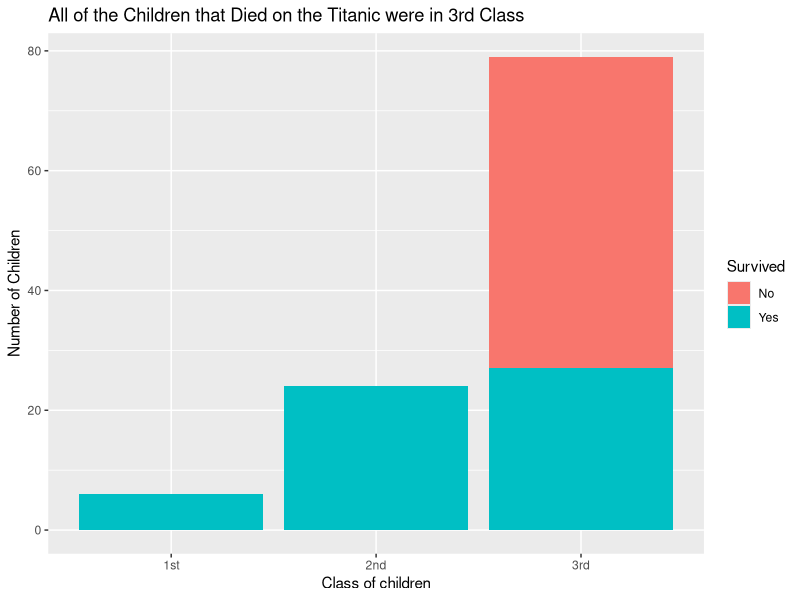
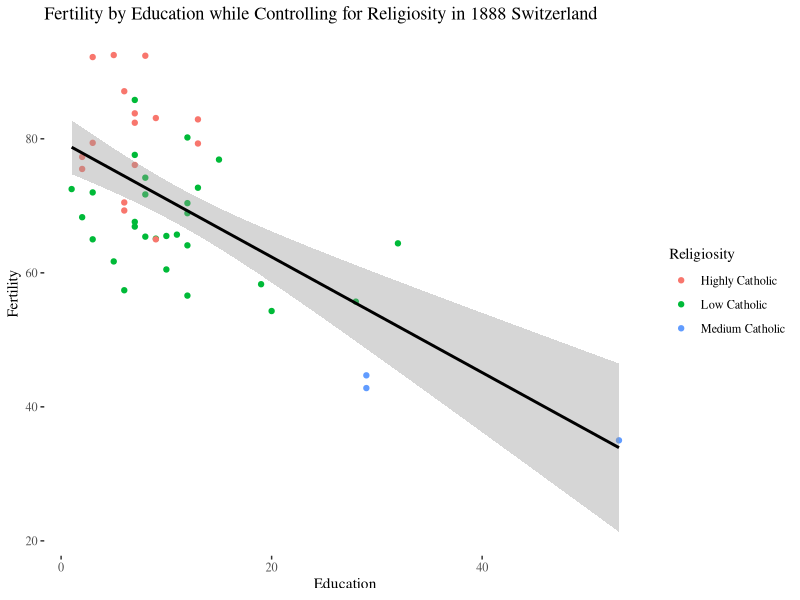
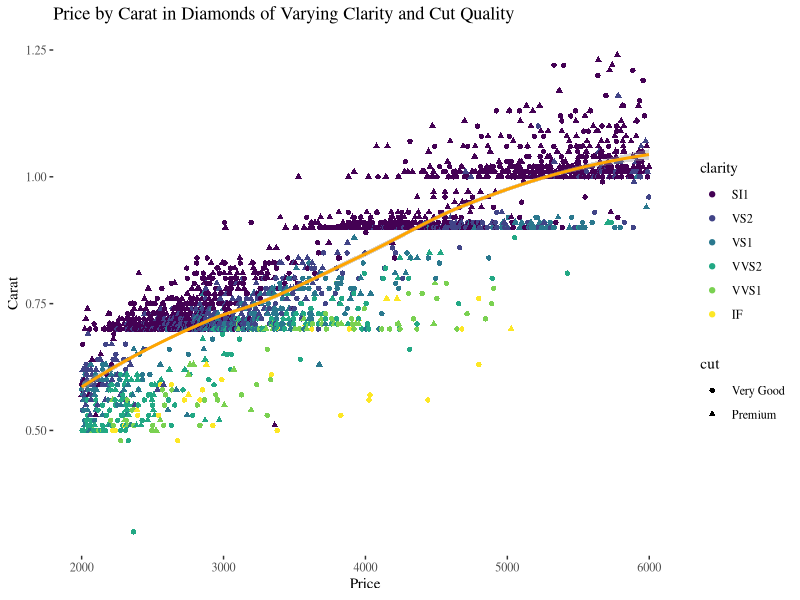
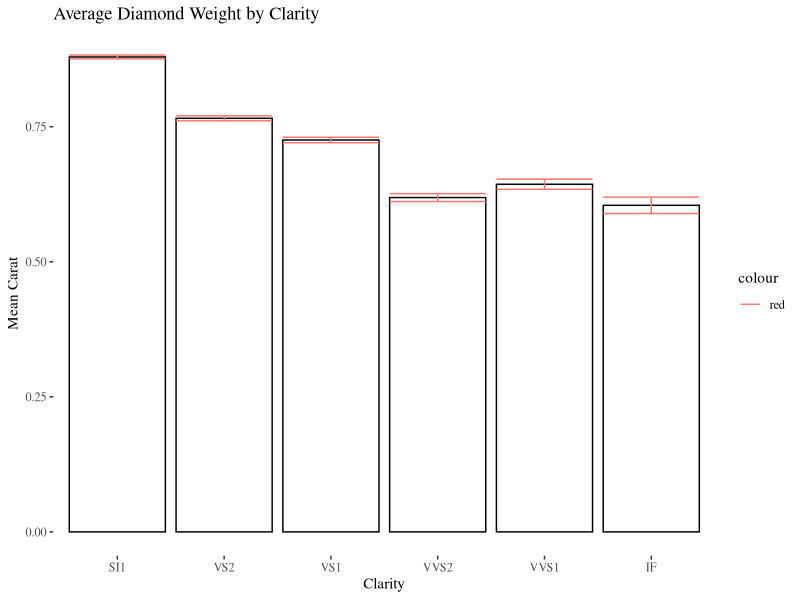
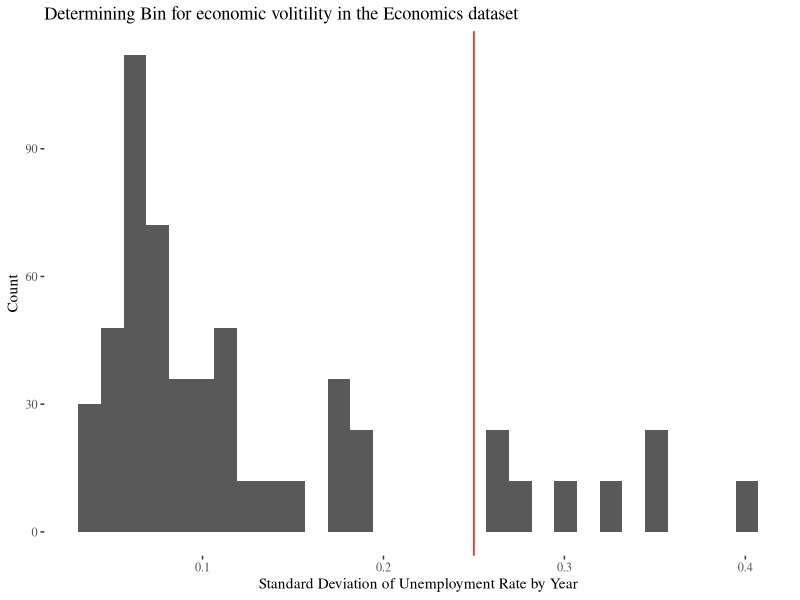

The R script that drew these images, in order:
## ---- chunk 1
library(tidyverse)
require(ggthemes)
## ---- chunk 2
titanic <- as.tibble(Titanic)
## ---- chunk 3
child_deaths <- titanic %>%
  filter(Age == "Child" & Class != "Crew")

p <- ggplot(data = child_deaths, aes(x = Class,y = n)) + 
  geom_bar(stat = "identity", aes(fill = Survived)) + 
  labs(title = "All of the Children that Died on the Titanic were in 3rd Class",
       x = "Class of children",
       y = "Number of Children")
p
## ---- chunk 4
num_children <- child_deaths %>% summarize(num_child = sum(n))

children_deaths <- child_deaths %>% 
  group_by(Survived) %>%
  summarize(surv_totals = sum(n)) %>%
  filter(Survived == 'No') %>% 
  select(surv_totals)

class_totals <- child_deaths %>% 
  group_by(Class) %>% 
  summarise(class_totals = sum(n))
  

survival_rates_by_class <- child_deaths %>% 
  group_by(Class) %>% 
  mutate(class_totals = sum(n)) %>% 
  group_by(Class, Survived, class_totals) %>% 
  summarise(surv_totals = sum(n)) %>% 
  filter(Survived == "No") %>% 
  mutate(death_rate = round((surv_totals/class_totals)*100,3), 
         survival_rate = round(100-death_rate, 3))
## ---- chunk 5
swiss$names <- rownames(swiss)
sw <- as.tibble(swiss) %>% 
  mutate(Religiosity = if_else(Catholic <= 37.5, "Low Catholic", if_else(Catholic <= 62.5, "Medium Catholic", "Highly Catholic")))
## ---- chunk 6
p2 <- ggplot(data = sw, mapping = aes(x = Education, y = Fertility)) +
  geom_point(aes(colour = Religiosity)) + 
  geom_smooth(method = "lm", colour = "black") + 
  theme_tufte() + 
  labs(legend = "Religiosity", title = "Fertility by Education while Controlling for Religiosity in 1888 Switzerland")
p2
## ---- chunk 7
avgs <- sw %>% 
  group_by(Religiosity) %>% 
  summarise(avg_education = mean(Education), avg_fertility = mean(Fertility))
## ---- chunk 8
diam <- as.tibble(diamonds) %>% 
  filter(price >= 2000 & price <= 6000 & (color == "D" | color == "E" | color == "F") & (cut == "Very Good" | cut =="Premium") & (clarity != "I1" & clarity != "SI2" & clarity != "S11" ))
  
size_sum <- diam %>% 
  group_by(clarity) %>% 
  summarise(avg_carat = mean(carat), sd_carat = sd(carat), n_sqrt = sqrt(length(carat)))
## ---- chunk 9
p4 <- ggplot(data = diam, aes(x = price, y = carat)) + 
  geom_point(aes(shape = cut, colour = clarity)) +
  geom_smooth(method = "loess", se = T, colour = "orange") +
  theme_tufte() + 
  labs(x = "Price", y = "Carat", title = "Price by Carat in Diamonds of Varying Clarity and Cut Quality")
p4

p5 <- ggplot(data = size_sum, aes(x = clarity, y = avg_carat)) + 
  geom_bar(stat = "identity", fill = NA, colour = "black") + 
  geom_errorbar(aes(ymin = avg_carat - sd_carat/n_sqrt, ymax = avg_carat + sd_carat/n_sqrt, colour = "red")) + 
  theme_tufte() + 
  labs(title = "Average Diamond Weight by Clarity", y = "Mean Carat", x = "Clarity")
p5
## ---- chunk 10
econ <- as.tibble(economics) %>% 
  mutate(year = str_sub(date,1,4), unemploy_rate = (unemploy/pop)*100) %>% 
  group_by(year) %>% 
  mutate(er_sd = sd(unemploy_rate))

## ---- chunk 11
hist <- ggplot(data = econ, mapping = aes(x = er_sd)) + 
  geom_histogram() +
  geom_vline(xintercept = .25, colour = "red") +
  labs(title = "Determining Bin for economic volitility in the Economics dataset",
       x = "Standard Deviation of Unemployment Rate by Year", 
       y = "Count") + 
  ggthemes::theme_tufte()
hist
## ---- chunk 12
volatility_characteristics <- econ %>% 
  mutate(volatility_c2 = if_else(er_sd > .25, "High Volatility Year", "Average Volatility Year")) %>% group_by(volatility_c2) %>% 
  mutate(n = length(unemploy_rate)) %>% 
  group_by(volatility_c2) %>% 
  summarise(`Average Unemployment Rate` = mean(unemploy_rate),
            `Average Personal Savings Rate` = mean(psavert),
            `Average Median Unemployment` = mean(uempmed)) %>% 
  gather("volatility", "stat", `Average Unemployment Rate` , `Average Personal Savings Rate`, `Average Median Unemployment`) %>% 
  dplyr::rename(statistic = volatility)
volatility_characteristics
